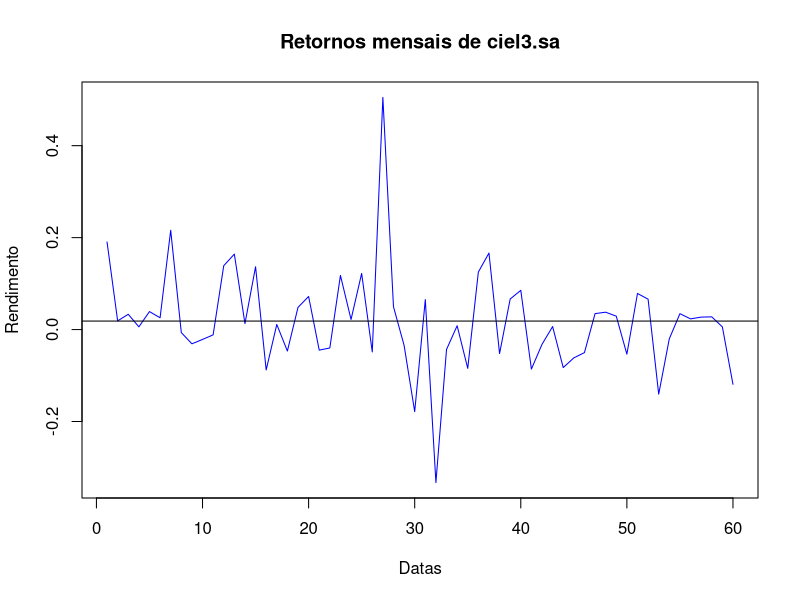
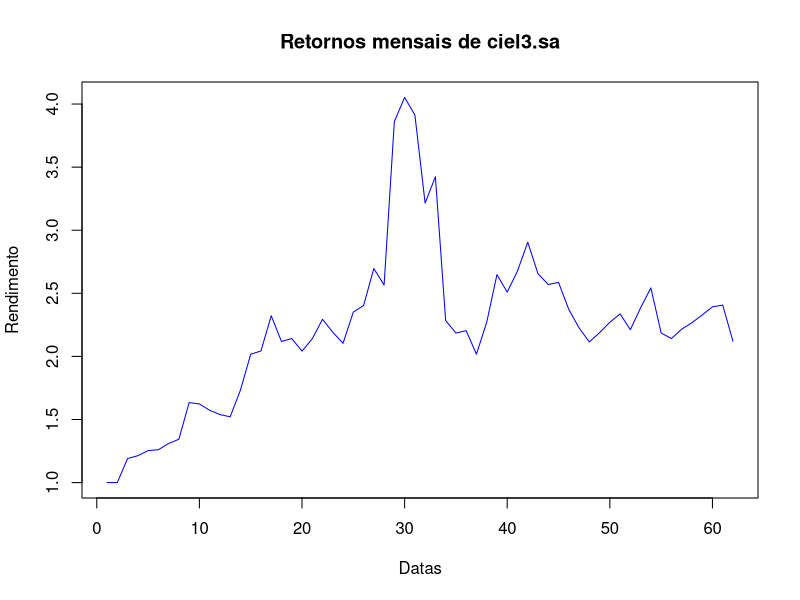

Generate these figures, in order, with R:
#Aluno : Lucas de Queiroz Silva e Silva
#DRE : 115197960

#Escolhendo diretório:
setwd("/home/albert/Desktop/CompFin/Trabalho1")

#Cria dataframe
ciel3.df <- read.csv(file="CIEL3.SA.csv", header=TRUE, sep=",", stringsAsFactors=FALSE)

#Testa se dataframe foi criado corretamente
ciel3.df

#Questão 1)a)
dataini = "2013-03-01"
datafin = "2013-04-01"
index1 = which(ciel3.df$Date==dataini)
index2 = which(ciel3.df$Date==datafin)

valor1 = ciel3.df[index1, 2]
valor2 = ciel3.df[index2, 2]

retsimp = (valor2/valor1)-1
retsimp

#b)

Vi=10000

Vf = Vi*(retsimp+1)
Vf


#2)a)

retcc = log(retsimp+1)
retcc


#b)

retsimp2 = exp(retcc)-1
retsimp2


#3)

m=12
n=1
retacm = (1 + (retsimp/m))^(n*m)
retacm


#4)

retacc = 12*retcc
retacc


#5)a)

dataini = "2013-03-01"
datafin = "2014-03-01"
index1 = which(ciel3.df$Date==dataini)
index2 = which(ciel3.df$Date==datafin)

valor1 = ciel3.df[index1, 2]
valor2 = ciel3.df[index2, 2]

retsimp5 = (valor2/valor1)-1
retsimp5


#b)

Vf6b = Vi*(retsimp5 + 1)
Vf6b


#c) - Word

#6)a)

retacc6 = log(retsimp5 + 1)
retacc6


#b) - Word


#c)

retsimp6 = (exp(retacc6) - 1)
retsimp6


#7)a) e b)
Valores = ciel3.df[,2]
Valores
Rendimentos <- c(0)
Soma = 0
for (i in 2:length(Valores)){
  Rendimentos[i] <- (Valores[i]/Valores[i-1])-1
  Soma = Soma+Rendimentos[i]
}
Rendimentos
ciel3.df.7 = cbind(ciel3.df, Rendimentos)
ciel3.df.7

Media = Soma/(length(Rendimentos)-1)
Media


#7)c)

plot(Rendimentos[2:length(Rendimentos)], type="l", col="blue", xlab = "Datas", ylab="Rendimento", main="Retornos mensais de ciel3.sa")
abline(h=Media)

#8)a)

Montante = c(1)
for (i in 1:length(Rendimentos)){
  Montante[i+1]=Montante[i]*(1+Rendimentos[i])
}
Montante
Resposta8a = Montante[length(Montante)]
Resposta8a

#b)

plot(Montante, type="l", col="blue", xlab = "Datas", ylab="Rendimento", main="Retornos mensais de ciel3.sa")


